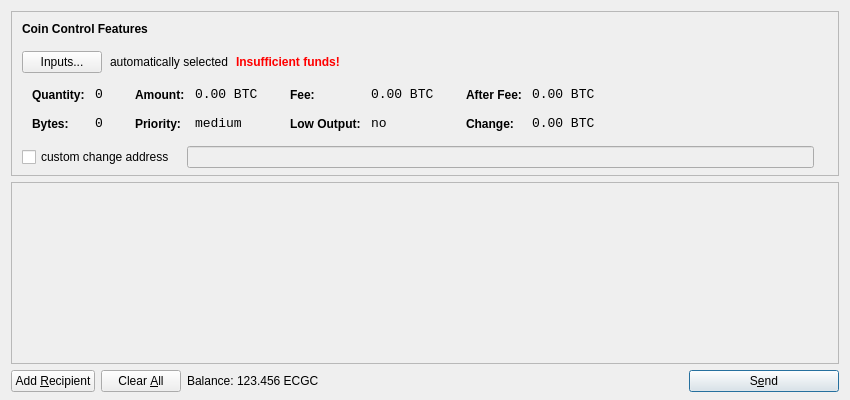
<?xml version="1.0" encoding="UTF-8"?>
<ui version="4.0">
 <class>SendCoinsDialog</class>
 <widget class="QDialog" name="SendCoinsDialog">
  <property name="geometry">
   <rect>
    <x>0</x>
    <y>0</y>
    <width>850</width>
    <height>400</height>
   </rect>
  </property>
  <property name="windowTitle">
   <string>Send Coins</string>
  </property>
  <layout class="QVBoxLayout" name="verticalLayout" stretch="0,1,0">
   <property name="bottomMargin">
    <number>8</number>
   </property>
   <item>
    <widget class="QFrame" name="frameCoinControl">
     <property name="sizePolicy">
      <sizepolicy hsizetype="Expanding" vsizetype="Expanding">
       <horstretch>0</horstretch>
       <verstretch>0</verstretch>
      </sizepolicy>
     </property>
     <property name="maximumSize">
      <size>
       <width>16777215</width>
       <height>16777215</height>
      </size>
     </property>
     <property name="frameShape">
      <enum>QFrame::StyledPanel</enum>
     </property>
     <property name="frameShadow">
      <enum>QFrame::Sunken</enum>
     </property>
     <layout class="QVBoxLayout" name="verticalLayoutCoinControl2">
      <property name="spacing">
       <number>-1</number>
      </property>
      <property name="leftMargin">
       <number>0</number>
      </property>
      <property name="topMargin">
       <number>0</number>
      </property>
      <property name="rightMargin">
       <number>0</number>
      </property>
      <property name="bottomMargin">
       <number>6</number>
      </property>
      <item>
       <layout class="QVBoxLayout" name="verticalLayoutCoinControl" stretch="0,0,0,0,1">
        <property name="spacing">
         <number>0</number>
        </property>
        <property name="leftMargin">
         <number>10</number>
        </property>
        <property name="topMargin">
         <number>10</number>
        </property>
        <item>
         <layout class="QHBoxLayout" name="horizontalLayoutCoinControl1">
          <property name="bottomMargin">
           <number>15</number>
          </property>
          <item>
           <widget class="QLabel" name="labelCoinControlFeatures">
            <property name="sizePolicy">
             <sizepolicy hsizetype="Preferred" vsizetype="Maximum">
              <horstretch>0</horstretch>
              <verstretch>0</verstretch>
             </sizepolicy>
            </property>
            <property name="font">
             <font>
              <weight>75</weight>
              <bold>true</bold>
             </font>
            </property>
            <property name="styleSheet">
             <string notr="true">font-weight:bold;</string>
            </property>
            <property name="text">
             <string>Coin Control Features</string>
            </property>
           </widget>
          </item>
         </layout>
        </item>
        <item>
         <layout class="QHBoxLayout" name="horizontalLayoutCoinControl2" stretch="0,0,0,0">
          <property name="spacing">
           <number>8</number>
          </property>
          <property name="bottomMargin">
           <number>10</number>
          </property>
          <item>
           <widget class="QPushButton" name="pushButtonCoinControl">
            <property name="styleSheet">
             <string notr="true"/>
            </property>
            <property name="text">
             <string>Inputs...</string>
            </property>
           </widget>
          </item>
          <item>
           <widget class="QLabel" name="labelCoinControlAutomaticallySelected">
            <property name="text">
             <string>automatically selected</string>
            </property>
            <property name="margin">
             <number>5</number>
            </property>
           </widget>
          </item>
          <item>
           <widget class="QLabel" name="labelCoinControlInsuffFunds">
            <property name="font">
             <font>
              <weight>75</weight>
              <bold>true</bold>
             </font>
            </property>
            <property name="styleSheet">
             <string notr="true">color:red;font-weight:bold;</string>
            </property>
            <property name="text">
             <string>Insufficient funds!</string>
            </property>
            <property name="margin">
             <number>5</number>
            </property>
           </widget>
          </item>
          <item>
           <spacer name="horizontalSpacerCoinControl">
            <property name="orientation">
             <enum>Qt::Horizontal</enum>
            </property>
            <property name="sizeHint" stdset="0">
             <size>
              <width>40</width>
              <height>1</height>
             </size>
            </property>
           </spacer>
          </item>
         </layout>
        </item>
        <item>
         <widget class="QWidget" name="widgetCoinControl" native="true">
          <property name="sizePolicy">
           <sizepolicy hsizetype="Preferred" vsizetype="Preferred">
            <horstretch>0</horstretch>
            <verstretch>0</verstretch>
           </sizepolicy>
          </property>
          <property name="minimumSize">
           <size>
            <width>0</width>
            <height>0</height>
           </size>
          </property>
          <property name="styleSheet">
           <string notr="true"/>
          </property>
          <layout class="QHBoxLayout" name="horizontalLayoutCoinControl5">
           <property name="margin">
            <number>0</number>
           </property>
           <item>
            <layout class="QHBoxLayout" name="horizontalLayoutCoinControl3" stretch="0,0,0,1">
             <property name="spacing">
              <number>20</number>
             </property>
             <property name="topMargin">
              <number>0</number>
             </property>
             <property name="bottomMargin">
              <number>10</number>
             </property>
             <item>
              <layout class="QFormLayout" name="formLayoutCoinControl1">
               <property name="horizontalSpacing">
                <number>10</number>
               </property>
               <property name="verticalSpacing">
                <number>14</number>
               </property>
               <property name="leftMargin">
                <number>10</number>
               </property>
               <property name="topMargin">
                <number>4</number>
               </property>
               <property name="rightMargin">
                <number>6</number>
               </property>
               <item row="0" column="0">
                <widget class="QLabel" name="labelCoinControlQuantityText">
                 <property name="styleSheet">
                  <string notr="true">font-weight:bold;</string>
                 </property>
                 <property name="text">
                  <string>Quantity:</string>
                 </property>
                 <property name="margin">
                  <number>0</number>
                 </property>
                </widget>
               </item>
               <item row="0" column="1">
                <widget class="QLabel" name="labelCoinControlQuantity">
                 <property name="font">
                  <font>
                   <family>Monospace</family>
                   <pointsize>10</pointsize>
                  </font>
                 </property>
                 <property name="cursor">
                  <cursorShape>IBeamCursor</cursorShape>
                 </property>
                 <property name="contextMenuPolicy">
                  <enum>Qt::ActionsContextMenu</enum>
                 </property>
                 <property name="text">
                  <string notr="true">0</string>
                 </property>
                 <property name="margin">
                  <number>0</number>
                 </property>
                 <property name="textInteractionFlags">
                  <set>Qt::LinksAccessibleByMouse|Qt::TextSelectableByKeyboard|Qt::TextSelectableByMouse</set>
                 </property>
                </widget>
               </item>
               <item row="1" column="0">
                <widget class="QLabel" name="labelCoinControlBytesText">
                 <property name="styleSheet">
                  <string notr="true">font-weight:bold;</string>
                 </property>
                 <property name="text">
                  <string>Bytes:</string>
                 </property>
                </widget>
               </item>
               <item row="1" column="1">
                <widget class="QLabel" name="labelCoinControlBytes">
                 <property name="font">
                  <font>
                   <family>Monospace</family>
                   <pointsize>10</pointsize>
                  </font>
                 </property>
                 <property name="cursor">
                  <cursorShape>IBeamCursor</cursorShape>
                 </property>
                 <property name="contextMenuPolicy">
                  <enum>Qt::ActionsContextMenu</enum>
                 </property>
                 <property name="text">
                  <string notr="true">0</string>
                 </property>
                 <property name="textInteractionFlags">
                  <set>Qt::LinksAccessibleByMouse|Qt::TextSelectableByKeyboard|Qt::TextSelectableByMouse</set>
                 </property>
                </widget>
               </item>
              </layout>
             </item>
             <item>
              <layout class="QFormLayout" name="formLayoutCoinControl2">
               <property name="horizontalSpacing">
                <number>10</number>
               </property>
               <property name="verticalSpacing">
                <number>14</number>
               </property>
               <property name="leftMargin">
                <number>6</number>
               </property>
               <property name="topMargin">
                <number>4</number>
               </property>
               <property name="rightMargin">
                <number>6</number>
               </property>
               <item row="0" column="0">
                <widget class="QLabel" name="labelCoinControlAmountText">
                 <property name="styleSheet">
                  <string notr="true">font-weight:bold;</string>
                 </property>
                 <property name="text">
                  <string>Amount:</string>
                 </property>
                 <property name="margin">
                  <number>0</number>
                 </property>
                </widget>
               </item>
               <item row="0" column="1">
                <widget class="QLabel" name="labelCoinControlAmount">
                 <property name="font">
                  <font>
                   <family>Monospace</family>
                   <pointsize>10</pointsize>
                  </font>
                 </property>
                 <property name="cursor">
                  <cursorShape>IBeamCursor</cursorShape>
                 </property>
                 <property name="contextMenuPolicy">
                  <enum>Qt::ActionsContextMenu</enum>
                 </property>
                 <property name="text">
                  <string notr="true">0.00 BTC</string>
                 </property>
                 <property name="textInteractionFlags">
                  <set>Qt::LinksAccessibleByMouse|Qt::TextSelectableByKeyboard|Qt::TextSelectableByMouse</set>
                 </property>
                </widget>
               </item>
               <item row="1" column="0">
                <widget class="QLabel" name="labelCoinControlPriorityText">
                 <property name="styleSheet">
                  <string notr="true">font-weight:bold;</string>
                 </property>
                 <property name="text">
                  <string>Priority:</string>
                 </property>
                </widget>
               </item>
               <item row="1" column="1">
                <widget class="QLabel" name="labelCoinControlPriority">
                 <property name="font">
                  <font>
                   <family>Monospace</family>
                   <pointsize>10</pointsize>
                  </font>
                 </property>
                 <property name="cursor">
                  <cursorShape>IBeamCursor</cursorShape>
                 </property>
                 <property name="contextMenuPolicy">
                  <enum>Qt::ActionsContextMenu</enum>
                 </property>
                 <property name="text">
                  <string>medium</string>
                 </property>
                 <property name="textInteractionFlags">
                  <set>Qt::LinksAccessibleByMouse|Qt::TextSelectableByKeyboard|Qt::TextSelectableByMouse</set>
                 </property>
                </widget>
               </item>
              </layout>
             </item>
             <item>
              <layout class="QFormLayout" name="formLayoutCoinControl3">
               <property name="horizontalSpacing">
                <number>10</number>
               </property>
               <property name="verticalSpacing">
                <number>14</number>
               </property>
               <property name="leftMargin">
                <number>6</number>
               </property>
               <property name="topMargin">
                <number>4</number>
               </property>
               <property name="rightMargin">
                <number>6</number>
               </property>
               <item row="0" column="0">
                <widget class="QLabel" name="labelCoinControlFeeText">
                 <property name="styleSheet">
                  <string notr="true">font-weight:bold;</string>
                 </property>
                 <property name="text">
                  <string>Fee:</string>
                 </property>
                 <property name="margin">
                  <number>0</number>
                 </property>
                </widget>
               </item>
               <item row="0" column="1">
                <widget class="QLabel" name="labelCoinControlFee">
                 <property name="font">
                  <font>
                   <family>Monospace</family>
                   <pointsize>10</pointsize>
                  </font>
                 </property>
                 <property name="cursor">
                  <cursorShape>IBeamCursor</cursorShape>
                 </property>
                 <property name="contextMenuPolicy">
                  <enum>Qt::ActionsContextMenu</enum>
                 </property>
                 <property name="text">
                  <string notr="true">0.00 BTC</string>
                 </property>
                 <property name="textInteractionFlags">
                  <set>Qt::LinksAccessibleByMouse|Qt::TextSelectableByKeyboard|Qt::TextSelectableByMouse</set>
                 </property>
                </widget>
               </item>
               <item row="1" column="0">
                <widget class="QLabel" name="labelCoinControlLowOutputText">
                 <property name="styleSheet">
                  <string notr="true">font-weight:bold;</string>
                 </property>
                 <property name="text">
                  <string>Low Output:</string>
                 </property>
                </widget>
               </item>
               <item row="1" column="1">
                <widget class="QLabel" name="labelCoinControlLowOutput">
                 <property name="font">
                  <font>
                   <family>Monospace</family>
                   <pointsize>10</pointsize>
                  </font>
                 </property>
                 <property name="cursor">
                  <cursorShape>IBeamCursor</cursorShape>
                 </property>
                 <property name="contextMenuPolicy">
                  <enum>Qt::ActionsContextMenu</enum>
                 </property>
                 <property name="text">
                  <string>no</string>
                 </property>
                 <property name="textInteractionFlags">
                  <set>Qt::LinksAccessibleByMouse|Qt::TextSelectableByKeyboard|Qt::TextSelectableByMouse</set>
                 </property>
                </widget>
               </item>
              </layout>
             </item>
             <item>
              <layout class="QFormLayout" name="formLayoutCoinControl4">
               <property name="horizontalSpacing">
                <number>10</number>
               </property>
               <property name="verticalSpacing">
                <number>14</number>
               </property>
               <property name="leftMargin">
                <number>6</number>
               </property>
               <property name="topMargin">
                <number>4</number>
               </property>
               <property name="rightMargin">
                <number>6</number>
               </property>
               <item row="0" column="0">
                <widget class="QLabel" name="labelCoinControlAfterFeeText">
                 <property name="styleSheet">
                  <string notr="true">font-weight:bold;</string>
                 </property>
                 <property name="text">
                  <string>After Fee:</string>
                 </property>
                 <property name="margin">
                  <number>0</number>
                 </property>
                </widget>
               </item>
               <item row="0" column="1">
                <widget class="QLabel" name="labelCoinControlAfterFee">
                 <property name="font">
                  <font>
                   <family>Monospace</family>
                   <pointsize>10</pointsize>
                  </font>
                 </property>
                 <property name="cursor">
                  <cursorShape>IBeamCursor</cursorShape>
                 </property>
                 <property name="contextMenuPolicy">
                  <enum>Qt::ActionsContextMenu</enum>
                 </property>
                 <property name="text">
                  <string notr="true">0.00 BTC</string>
                 </property>
                 <property name="textInteractionFlags">
                  <set>Qt::LinksAccessibleByMouse|Qt::TextSelectableByKeyboard|Qt::TextSelectableByMouse</set>
                 </property>
                </widget>
               </item>
               <item row="1" column="0">
                <widget class="QLabel" name="labelCoinControlChangeText">
                 <property name="styleSheet">
                  <string notr="true">font-weight:bold;</string>
                 </property>
                 <property name="text">
                  <string>Change:</string>
                 </property>
                </widget>
               </item>
               <item row="1" column="1">
                <widget class="QLabel" name="labelCoinControlChange">
                 <property name="font">
                  <font>
                   <family>Monospace</family>
                   <pointsize>10</pointsize>
                  </font>
                 </property>
                 <property name="cursor">
                  <cursorShape>IBeamCursor</cursorShape>
                 </property>
                 <property name="contextMenuPolicy">
                  <enum>Qt::ActionsContextMenu</enum>
                 </property>
                 <property name="text">
                  <string notr="true">0.00 BTC</string>
                 </property>
                 <property name="textInteractionFlags">
                  <set>Qt::LinksAccessibleByMouse|Qt::TextSelectableByKeyboard|Qt::TextSelectableByMouse</set>
                 </property>
                </widget>
               </item>
              </layout>
             </item>
            </layout>
           </item>
          </layout>
         </widget>
        </item>
        <item>
         <layout class="QHBoxLayout" name="horizontalLayoutCoinControl4" stretch="0,0,0">
          <property name="spacing">
           <number>12</number>
          </property>
          <property name="sizeConstraint">
           <enum>QLayout::SetDefaultConstraint</enum>
          </property>
          <property name="topMargin">
           <number>5</number>
          </property>
          <property name="rightMargin">
           <number>5</number>
          </property>
          <item>
           <widget class="QCheckBox" name="checkBoxCoinControlChange">
            <property name="text">
             <string>custom change address</string>
            </property>
           </widget>
          </item>
          <item>
           <widget class="QLineEdit" name="lineEditCoinControlChange">
            <property name="enabled">
             <bool>false</bool>
            </property>
            <property name="sizePolicy">
             <sizepolicy hsizetype="Expanding" vsizetype="Fixed">
              <horstretch>0</horstretch>
              <verstretch>0</verstretch>
             </sizepolicy>
            </property>
           </widget>
          </item>
          <item>
           <widget class="QLabel" name="labelCoinControlChangeLabel">
            <property name="sizePolicy">
             <sizepolicy hsizetype="Preferred" vsizetype="Expanding">
              <horstretch>0</horstretch>
              <verstretch>0</verstretch>
             </sizepolicy>
            </property>
            <property name="minimumSize">
             <size>
              <width>0</width>
              <height>0</height>
             </size>
            </property>
            <property name="text">
             <string/>
            </property>
            <property name="margin">
             <number>3</number>
            </property>
           </widget>
          </item>
         </layout>
        </item>
        <item>
         <spacer name="verticalSpacerCoinControl">
          <property name="orientation">
           <enum>Qt::Vertical</enum>
          </property>
          <property name="sizeHint" stdset="0">
           <size>
            <width>800</width>
            <height>1</height>
           </size>
          </property>
         </spacer>
        </item>
       </layout>
      </item>
     </layout>
    </widget>
   </item>
   <item>
    <widget class="QScrollArea" name="scrollArea">
     <property name="widgetResizable">
      <bool>true</bool>
     </property>
     <widget class="QWidget" name="scrollAreaWidgetContents">
      <property name="geometry">
       <rect>
        <x>0</x>
        <y>0</y>
        <width>830</width>
        <height>165</height>
       </rect>
      </property>
      <layout class="QVBoxLayout" name="verticalLayout_2">
       <property name="margin">
        <number>0</number>
       </property>
       <item>
        <layout class="QVBoxLayout" name="entries">
         <property name="spacing">
          <number>6</number>
         </property>
        </layout>
       </item>
       <item>
        <spacer name="verticalSpacer">
         <property name="orientation">
          <enum>Qt::Vertical</enum>
         </property>
         <property name="sizeHint" stdset="0">
          <size>
           <width>20</width>
           <height>40</height>
          </size>
         </property>
        </spacer>
       </item>
      </layout>
     </widget>
    </widget>
   </item>
   <item>
    <layout class="QHBoxLayout" name="horizontalLayout">
     <item>
      <widget class="QPushButton" name="addButton">
       <property name="toolTip">
        <string>Send to multiple recipients at once</string>
       </property>
       <property name="text">
        <string>Add &amp;Recipient</string>
       </property>
       <property name="icon">
        <iconset resource="../bitcoin.qrc">
         <normaloff>:/icons/add</normaloff>:/icons/add</iconset>
       </property>
       <property name="autoDefault">
        <bool>false</bool>
       </property>
      </widget>
     </item>
     <item>
      <widget class="QPushButton" name="clearButton">
       <property name="sizePolicy">
        <sizepolicy hsizetype="Minimum" vsizetype="Fixed">
         <horstretch>0</horstretch>
         <verstretch>0</verstretch>
        </sizepolicy>
       </property>
       <property name="toolTip">
        <string>Remove all transaction fields</string>
       </property>
       <property name="text">
        <string>Clear &amp;All</string>
       </property>
       <property name="icon">
        <iconset resource="../bitcoin.qrc">
         <normaloff>:/icons/remove</normaloff>:/icons/remove</iconset>
       </property>
       <property name="autoRepeatDelay">
        <number>300</number>
       </property>
       <property name="autoDefault">
        <bool>false</bool>
       </property>
      </widget>
     </item>
     <item>
      <layout class="QHBoxLayout" name="horizontalLayout_2">
       <property name="spacing">
        <number>3</number>
       </property>
       <item>
        <widget class="QLabel" name="label">
         <property name="text">
          <string>Balance:</string>
         </property>
        </widget>
       </item>
       <item>
        <widget class="QLabel" name="labelBalance">
         <property name="cursor">
          <cursorShape>IBeamCursor</cursorShape>
         </property>
         <property name="text">
          <string>123.456 ECGC</string>
         </property>
         <property name="textInteractionFlags">
          <set>Qt::LinksAccessibleByMouse|Qt::TextSelectableByKeyboard|Qt::TextSelectableByMouse</set>
         </property>
        </widget>
       </item>
      </layout>
     </item>
     <item>
      <spacer name="horizontalSpacer">
       <property name="orientation">
        <enum>Qt::Horizontal</enum>
       </property>
       <property name="sizeHint" stdset="0">
        <size>
         <width>40</width>
         <height>20</height>
        </size>
       </property>
      </spacer>
     </item>
     <item>
      <widget class="QPushButton" name="sendButton">
       <property name="minimumSize">
        <size>
         <width>150</width>
         <height>0</height>
        </size>
       </property>
       <property name="toolTip">
        <string>Confirm the send action</string>
       </property>
       <property name="text">
        <string>S&amp;end</string>
       </property>
       <property name="icon">
        <iconset resource="../bitcoin.qrc">
         <normaloff>:/icons/send</normaloff>:/icons/send</iconset>
       </property>
       <property name="default">
        <bool>true</bool>
       </property>
      </widget>
     </item>
    </layout>
   </item>
  </layout>
 </widget>
 <resources>
  <include location="../bitcoin.qrc"/>
 </resources>
 <connections/>
</ui>
